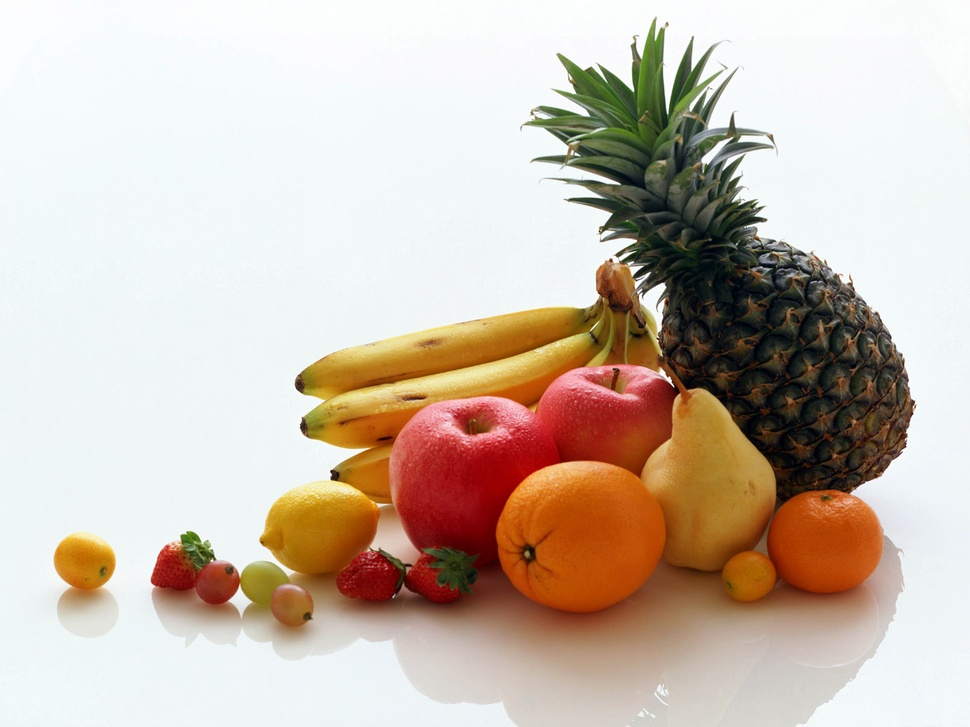
#> input picture recuperacao/frutas.jpg, 970 x 727 px, shrunk from 1600 x 1200 before the run
$ jupyter execute segmentacao_de_imagens.ipynb
#> lines starting #> are read from the running program, lines starting #| are printed output that depends on the picture; after the words box and inside, x2 and y2 are one past the last pixel; in counts of white or black regions, pixels touching at a corner belong together
SEGMENTAÇÃO DE IMAGENS COM OPENCV

IMPORTAÇÃO DAS BIBLIOTECAS

[cell 1]
import cv2
import numpy as np
import matplotlib.pyplot as plt

CARREGANDO A IMAGEM

[cell 2]
imagem = cv2.imread('frutas.jpg')
#> imagem is the input picture: shape (727, 970, 3); mean B, G, R 174.6, 188.4, 203.1
imagem_rgb = cv2.cvtColor(imagem, cv2.COLOR_BGR2RGB)

CONVERTENDO PARA ESCALA DE CINZA

[cell 3]
imagem_cinza = cv2.cvtColor(imagem, cv2.COLOR_BGR2GRAY)
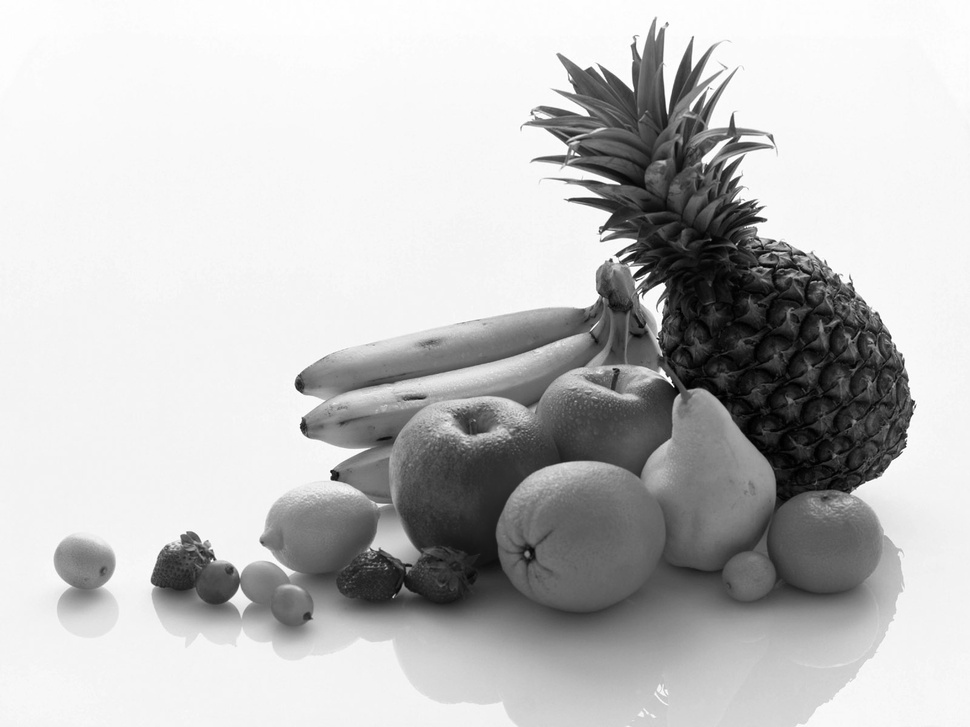
#> imagem_cinza: shape (727, 970); min 0, max 255, mean 191.1

LIMIARIZAÇÃO BINÁRIA

[cell 4]
_, limiar_binaria = cv2.threshold(imagem_cinza, 127, 255, cv2.THRESH_BINARY)
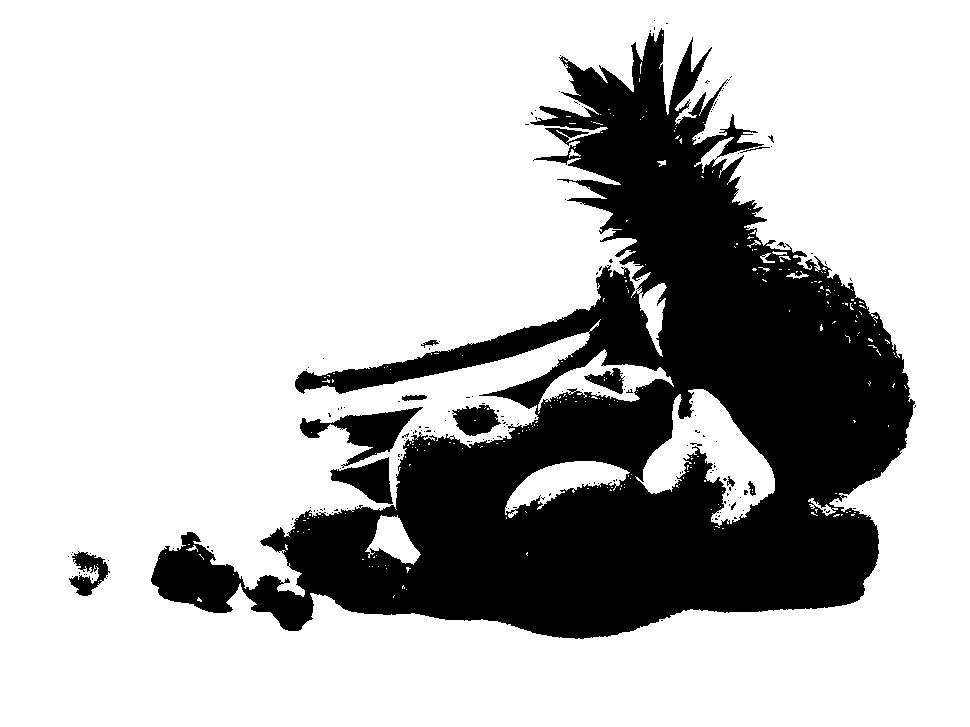
#> limiar_binaria: shape (727, 970); 74.1% white; 178 black regions (166 under 20 px), largest, box (x1, y1, x2, y2) and area: (151, 28, 915, 639) 175171, (300, 407, 423, 468) 2659, (330, 457, 393, 504) 1562

LIMIARIZAÇÃO ADAPTATIVA

[cell 5]
limiar_adaptativa = cv2.adaptiveThreshold(imagem_cinza, 255, cv2.ADAPTIVE_THRESH_MEAN_C, cv2.THRESH_BINARY, 11, 2)
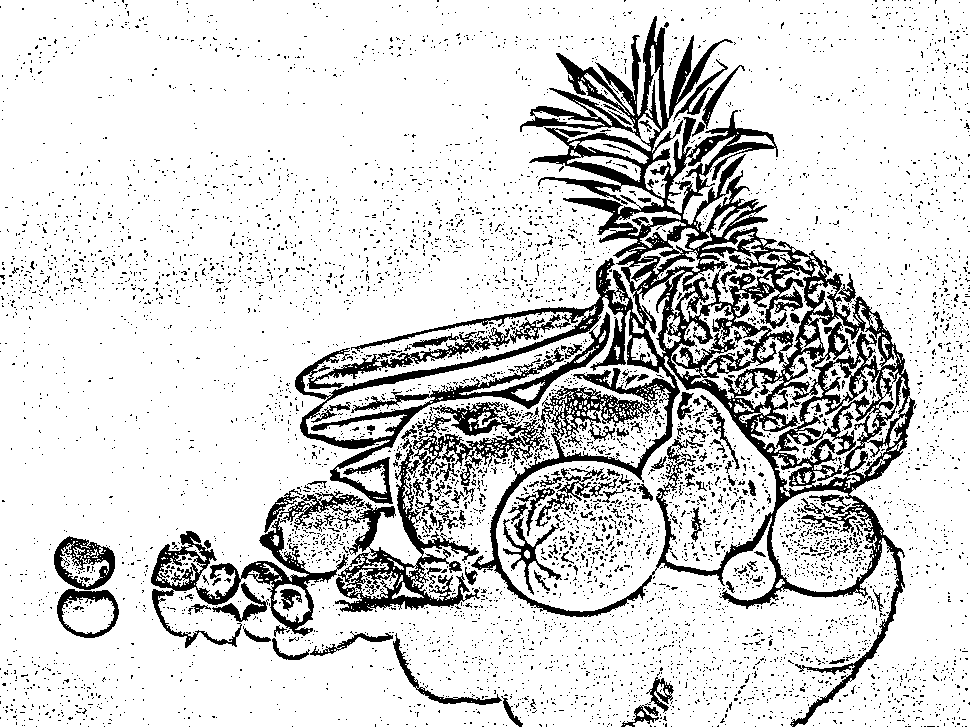
#> limiar_adaptativa: shape (727, 970); 83.8% white; 5963 black regions (5798 under 20 px), largest, box (x1, y1, x2, y2) and area: (295, 16, 917, 727) 69348, (335, 438, 480, 612) 5850, (151, 518, 348, 648) 5238

SEGMENTAÇÃO POR COR (HSV)

[cell 6]
imagem_hsv = cv2.cvtColor(imagem, cv2.COLOR_BGR2HSV)
#> imagem_hsv: shape (727, 970, 3); mean H, S, V 66.3, 61.2, 207.4

# Faixa de vermelho no HSV
lower_red1 = np.array([0, 120, 70])
upper_red1 = np.array([10, 255, 255])

lower_red2 = np.array([170, 120, 70])
upper_red2 = np.array([180, 255, 255])

mascara1 = cv2.inRange(imagem_hsv, lower_red1, upper_red1)
#> mascara1: shape (727, 970); 5.5% white; 323 white regions (302 under 20 px), largest, box (x1, y1, x2, y2) and area: (333, 366, 677, 631) 27429, (743, 506, 870, 604) 4397, (151, 545, 239, 609) 3239
mascara2 = cv2.inRange(imagem_hsv, lower_red2, upper_red2)
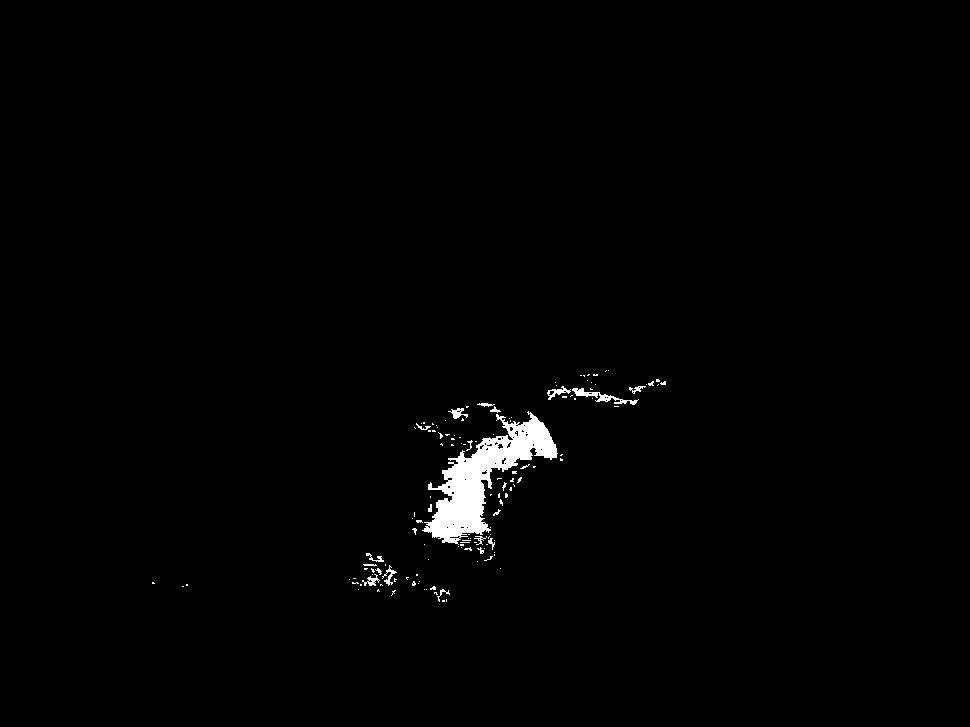
#> mascara2: shape (727, 970); 1.1% white; 137 white regions (117 under 20 px), largest, box (x1, y1, x2, y2) and area: (422, 411, 558, 545) 6204, (572, 388, 639, 405) 308, (547, 386, 571, 400) 117

mascara_vermelha = cv2.bitwise_or(mascara1, mascara2)
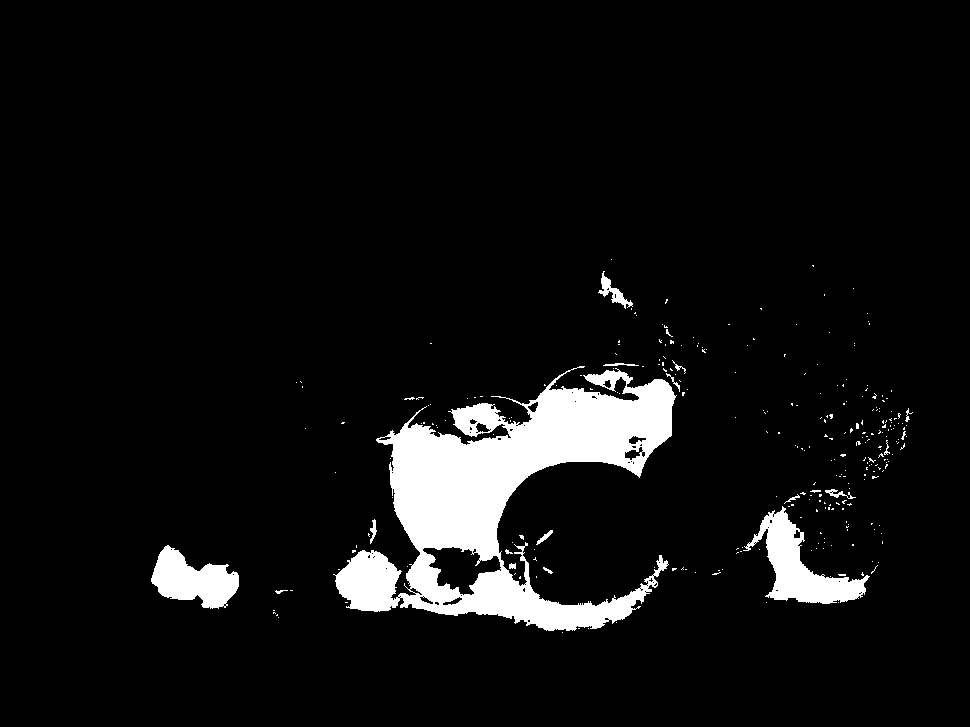
#> mascara_vermelha: shape (727, 970); 6.6% white; 289 white regions (270 under 20 px), largest, box (x1, y1, x2, y2) and area: (333, 366, 677, 631) 36952, (743, 506, 870, 604) 4397, (151, 545, 239, 609) 3250
objeto_vermelho = cv2.bitwise_and(imagem_rgb, imagem_rgb, mask=mascara_vermelha)
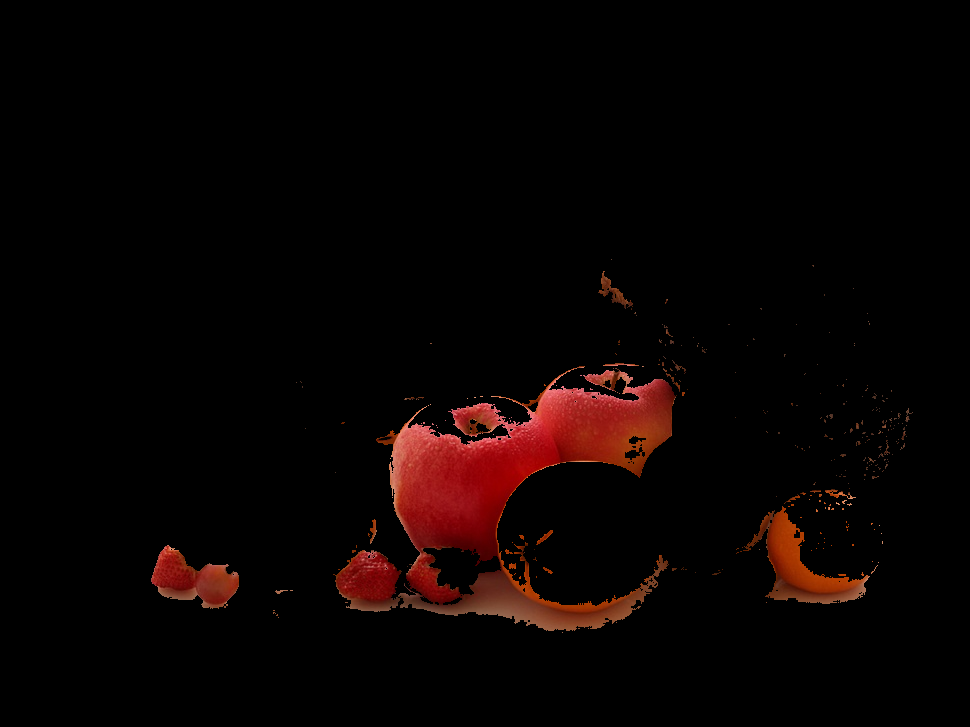
#> objeto_vermelho: shape (727, 970, 3); mean R, G, B 9.8, 2.7, 1.8

EXEBIR OS RESULTADOS

[cell 7]
titulos = ['Imagem Original', 'Escala de Cinza', 'Limiar Binária',
           'Limiar Adaptativa', 'Máscara Vermelha', 'Segmentação Cor']

imagens = [imagem_rgb, imagem_cinza, limiar_binaria,
           limiar_adaptativa, mascara_vermelha, objeto_vermelho]

plt.figure(figsize=(15, 8))
for i in range(6):
    plt.subplot(2, 3, i + 1)
    if i == 1 or i == 2 or i == 3 or i == 4:
        plt.imshow(imagens[i], cmap='gray')
    else:
        plt.imshow(imagens[i])
    plt.title(titulos[i])
    plt.axis('off')

plt.tight_layout()
plt.show()
